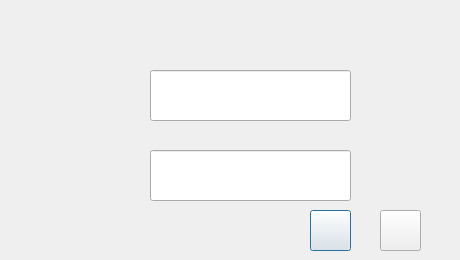
<?xml version="1.0" encoding="UTF-8"?>
<ui version="4.0">
 <class>resignIn</class>
 <widget class="QDialog" name="resignIn">
  <property name="geometry">
   <rect>
    <x>0</x>
    <y>0</y>
    <width>460</width>
    <height>260</height>
   </rect>
  </property>
  <property name="minimumSize">
   <size>
    <width>460</width>
    <height>258</height>
   </size>
  </property>
  <property name="maximumSize">
   <size>
    <width>460</width>
    <height>260</height>
   </size>
  </property>
  <property name="windowTitle">
   <string>Dialog</string>
  </property>
  <property name="styleSheet">
   <string notr="true">border-image: url(:/background/Images/background/77094b36acaf2edd761be3dd8e1001e939019318.jpg);</string>
  </property>
  <widget class="QLineEdit" name="txtname">
   <property name="geometry">
    <rect>
     <x>150</x>
     <y>70</y>
     <width>201</width>
     <height>51</height>
    </rect>
   </property>
   <property name="font">
    <font>
     <family>微软雅黑</family>
     <pointsize>16</pointsize>
     <weight>9</weight>
     <italic>false</italic>
     <bold>false</bold>
    </font>
   </property>
   <property name="styleSheet">
    <string notr="true">border-image: url(:/background/Images/background/tm.png);
font: 75 16pt &quot;微软雅黑&quot;;</string>
   </property>
   <property name="text">
    <string/>
   </property>
   <property name="cursorPosition">
    <number>0</number>
   </property>
  </widget>
  <widget class="QLabel" name="label">
   <property name="geometry">
    <rect>
     <x>46</x>
     <y>70</y>
     <width>51</width>
     <height>51</height>
    </rect>
   </property>
   <property name="styleSheet">
    <string notr="true">border-image: url(:/background/Images/background/btn_normal.png);
image: url(:/symble/Images/symbol/info_normal.png);</string>
   </property>
   <property name="text">
    <string/>
   </property>
  </widget>
  <widget class="QLineEdit" name="txtpwd">
   <property name="geometry">
    <rect>
     <x>150</x>
     <y>150</y>
     <width>201</width>
     <height>51</height>
    </rect>
   </property>
   <property name="font">
    <font>
     <family>微软雅黑</family>
     <pointsize>16</pointsize>
     <weight>75</weight>
     <bold>true</bold>
    </font>
   </property>
   <property name="styleSheet">
    <string notr="true">border-image: url(:/background/Images/background/tm.png);</string>
   </property>
   <property name="text">
    <string/>
   </property>
   <property name="echoMode">
    <enum>QLineEdit::Password</enum>
   </property>
   <property name="cursorPosition">
    <number>0</number>
   </property>
   <property name="placeholderText">
    <string/>
   </property>
  </widget>
  <widget class="QLabel" name="label_2">
   <property name="geometry">
    <rect>
     <x>50</x>
     <y>150</y>
     <width>51</width>
     <height>51</height>
    </rect>
   </property>
   <property name="styleSheet">
    <string notr="true">border-image: url(:/background/Images/background/btn_normal.png);
image: url(:/symble/Images/symbol/System/LOCK_normal.png);</string>
   </property>
   <property name="text">
    <string/>
   </property>
  </widget>
  <widget class="QPushButton" name="pushButton">
   <property name="geometry">
    <rect>
     <x>310</x>
     <y>210</y>
     <width>41</width>
     <height>41</height>
    </rect>
   </property>
   <property name="focusPolicy">
    <enum>Qt::NoFocus</enum>
   </property>
   <property name="autoFillBackground">
    <bool>false</bool>
   </property>
   <property name="styleSheet">
    <string notr="true">border-image: url(:/icon/Images/icon/ok_normal.png);</string>
   </property>
   <property name="text">
    <string/>
   </property>
   <property name="default">
    <bool>true</bool>
   </property>
   <property name="flat">
    <bool>false</bool>
   </property>
  </widget>
  <widget class="QPushButton" name="pushButton_2">
   <property name="geometry">
    <rect>
     <x>380</x>
     <y>210</y>
     <width>41</width>
     <height>41</height>
    </rect>
   </property>
   <property name="styleSheet">
    <string notr="true">border-image: url(:/icon/Images/icon/cancel_normal.png);</string>
   </property>
   <property name="text">
    <string/>
   </property>
   <property name="autoDefault">
    <bool>false</bool>
   </property>
  </widget>
  <widget class="QLabel" name="label_3">
   <property name="geometry">
    <rect>
     <x>110</x>
     <y>71</y>
     <width>251</width>
     <height>51</height>
    </rect>
   </property>
   <property name="styleSheet">
    <string notr="true">border-image: url(:/background/Images/background/catb_normal.png);</string>
   </property>
   <property name="text">
    <string/>
   </property>
  </widget>
  <widget class="QLabel" name="label_4">
   <property name="geometry">
    <rect>
     <x>110</x>
     <y>151</y>
     <width>251</width>
     <height>51</height>
    </rect>
   </property>
   <property name="styleSheet">
    <string notr="true">border-image: url(:/background/Images/background/catb_normal.png);</string>
   </property>
   <property name="text">
    <string/>
   </property>
  </widget>
  <zorder>label_4</zorder>
  <zorder>label_3</zorder>
  <zorder>txtname</zorder>
  <zorder>label</zorder>
  <zorder>txtpwd</zorder>
  <zorder>label_2</zorder>
  <zorder>pushButton</zorder>
  <zorder>pushButton_2</zorder>
 </widget>
 <resources/>
 <connections/>
</ui>
